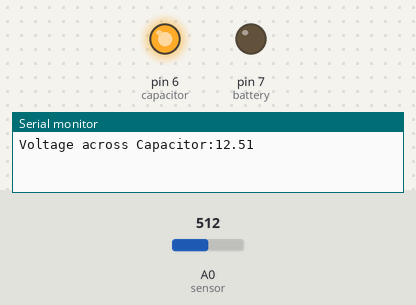
Simulated run of this sketch. Board: Arduino Uno, built with avr-gcc and run on an emulated ATmega328P. Parts: output pins drawn as LEDs (lit = HIGH), the last lines printed to the serial monitor. The inputs (shaded band) are chosen by the test bench; at power-on: A0 (sensor) = 512.

Above: at 5.9 s.
6.0 s: A0 (sensor) set to 44
14.4 s: A0 (sensor) set to 38
At 15.5 s:
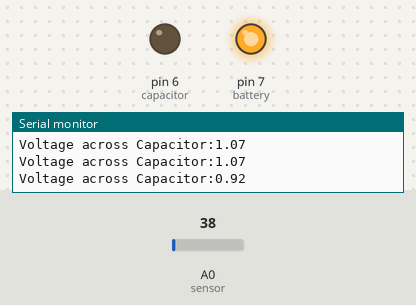
18.8 s: A0 (sensor) set to 122
At 20.45 s:
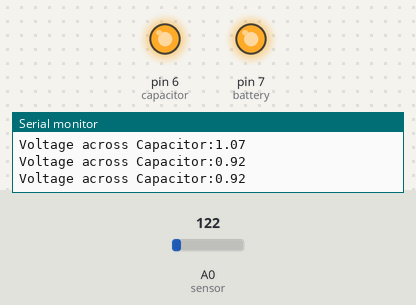
27.2 s: A0 (sensor) set to 0
At 29.1 s:
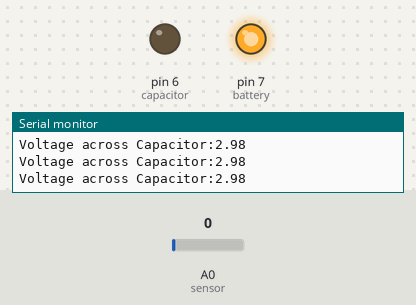
Timing chart, 0 to 30.6 s (numbered marks = the images above; inputs shaded):
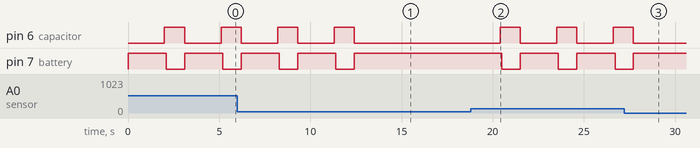

Measured:
- the behaviour switches between 42 and 41 on A0 (sensor) (found by bisection; images 0 and 1)
- after the input at 14.4 s, pin 6 (capacitor): stops changing and stays LOW; pin 7 (battery): stops changing and stays HIGH
- after the input at 18.8 s, pin 6 (capacitor): alternates HIGH for 1.1 s and LOW for 2.0 s, starting after 1.6 s; pin 7 (battery): alternates HIGH for 2.1 s and LOW for 1.0 s, starting after 1.7 s
- after the input at 27.2 s, pin 6 (capacitor): goes on until 27.7 s, then stays LOW; pin 7 (battery): goes on until 27.7 s, then stays HIGH
- by itself, pin 6 (capacitor): alternates HIGH for 1.1 s and LOW for 2.0 s
- by itself, pin 7 (battery): alternates HIGH for 2.1 s and LOW for 1.0 s

The sketch:

Arduino_piezo.ino
```cpp
int threshold=1;  //Threshold level to be set so that arduino can check if power should be taken from battery or capacitor
int battery=7;      //arduino pin number of battery connected relay
int capacitor=6;    //arduino pin number of battery connected capacitor

void setup() {
  // put your setup code here, to run once:
  pinMode(7,OUTPUT);     //initialisation of output pin #7
  pinMode(6,OUTPUT);     //initialisation of output pin #6
  Serial.begin(9600);    //Usage of serial monitor
}

void loop() {
  // put your main code here, to run repeatedly:
  digitalWrite(battery,HIGH);    //Initially battery is on
  digitalWrite(capacitor,LOW);   //Initially capacitor is off
   delay(2000);                  //Wait for 2 seconds
   int volt=analogRead(A0);      //Reading the voltage from voltage sensor
  double voltage=map(volt,0,1023,0,2500);  //Converting digital  to voltage × 100
  voltage=voltage/100;            //voltage in original form
   if(voltage>threshold)          //Condition checking for transfer of relay switch
  { digitalWrite(capacitor,HIGH); //Using power from capacitor
    delay(100);                   //delay of 100ms
    digitalWrite(battery,LOW);    //switching off supply from battery
    }

  delay(1000);                    // wait for 1 second

  Serial.print("Voltage across Capacitor:"); //Prints voltage  across capacitors
  Serial.print(voltage);
  Serial.print("\n");


}
```
